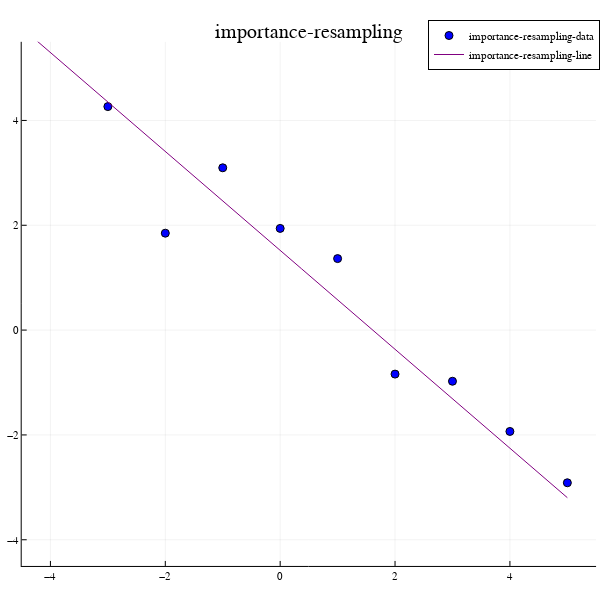

Notebook cell for this chart:
### Code cell
trace = infer(model_linear, xs, ys, 100)
plot(size=(600, 600))
render_line(trace, "importance-resampling")

### Figure 1 — Plotly figure (JSON) as saved in the notebook; plotly's stock layout.template omitted (floating-point values rounded to 4 significant figures)
{"data": [{"colorbar": {"title": {"text": ""}}, "legendgroup": "importance-resampling-data", "marker": {"color": "rgba(0, 0, 255, 1.000)", "line": {"color": "rgba(0, 0, 0, 1)", "width": 1}, "size": 8, "symbol": "circle"}, "mode": "markers", "name": "importance-resampling-data", "showlegend": true, "type": "scatter", "x": [-5, -4, -3, -2, -1, 0, 1, 2, 3, 4, 5], "xaxis": "x", "y": [6.75, 6.157, 4.264, 1.849, 3.097, 1.94, 1.364, -0.8396, -0.976, -1.934, -2.913], "yaxis": "y", "zmax": null, "zmin": null}, {"colorbar": {"title": {"text": ""}}, "legendgroup": "importance-resampling-line", "line": {"color": "rgba(128, 0, 128, 1.000)", "dash": "solid", "shape": "linear", "width": 1}, "mode": "lines", "name": "importance-resampling-line", "showlegend": true, "type": "scatter", "x": [-5, 5], "xaxis": "x", "y": [6.239, -3.197], "yaxis": "y", "zmax": null, "zmin": null}], "layout": {"annotations": [{"font": {"color": "rgba(0, 0, 0, 1)", "family": "sans-serif", "size": 20}, "rotation": 0, "showarrow": false, "text": "importance-resampling", "x": 0.5148, "xanchor": "center", "xref": "paper", "y": 1, "yanchor": "top", "yref": "paper"}], "height": 600, "legend": {"bgcolor": "rgba(255, 255, 255, 1.000)", "bordercolor": "rgba(0, 0, 0, 1)", "borderwidth": 1, "font": {"color": "rgba(0, 0, 0, 1)", "family": "sans-serif", "size": 11}, "title": {"font": {"color": "rgba(0, 0, 0, 1)", "family": "sans-serif", "size": 15}, "text": ""}, "tracegroupgap": 0, "traceorder": "normal", "x": 1, "xanchor": "auto", "y": 1, "yanchor": "auto"}, "margin": {"b": 20, "l": 0, "r": 0, "t": 20}, "paper_bgcolor": "rgba(255, 255, 255, 1.000)", "plot_bgcolor": "rgba(255, 255, 255, 1.000)", "showlegend": true, "width": 600, "xaxis": {"anchor": "y", "domain": [0.03619, 0.9934], "gridcolor": "rgba(0, 0, 0, 0.1)", "gridwidth": 0.5, "linecolor": "rgba(0, 0, 0, 1)", "mirror": false, "range": [-4.5, 5.5], "showgrid": true, "showline": true, "showticklabels": true, "tickangle": 0, "tickcolor": "rgb(0, 0, 0)", "tickfont": {"color": "rgba(0, 0, 0, 1)", "family": "sans-serif", "size": 11}, "tickmode": "array", "ticks": "inside", "ticktext": ["−4", "−2", "0", "2", "4"], "tickvals": [-4, -2, 0, 2, 4], "title": {"font": {"color": "rgba(0, 0, 0, 1)", "family": "sans-serif", "size": 15}, "text": ""}, "type": "linear", "visible": true, "zeroline": false, "zerolinecolor": "rgba(0, 0, 0, 1)"}, "yaxis": {"anchor": "x", "domain": [0.02508, 0.961], "gridcolor": "rgba(0, 0, 0, 0.1)", "gridwidth": 0.5, "linecolor": "rgba(0, 0, 0, 1)", "mirror": false, "range": [-4.5, 5.5], "showgrid": true, "showline": true, "showticklabels": true, "tickangle": 0, "tickcolor": "rgb(0, 0, 0)", "tickfont": {"color": "rgba(0, 0, 0, 1)", "family": "sans-serif", "size": 11}, "tickmode": "array", "ticks": "inside", "ticktext": ["−4", "−2", "0", "2", "4"], "tickvals": [-4, -2, 0, 2, 4], "title": {"font": {"color": "rgba(0, 0, 0, 1)", "family": "sans-serif", "size": 15}, "text": ""}, "type": "linear", "visible": true, "zeroline": false, "zerolinecolor": "rgba(0, 0, 0, 1)"}}}
